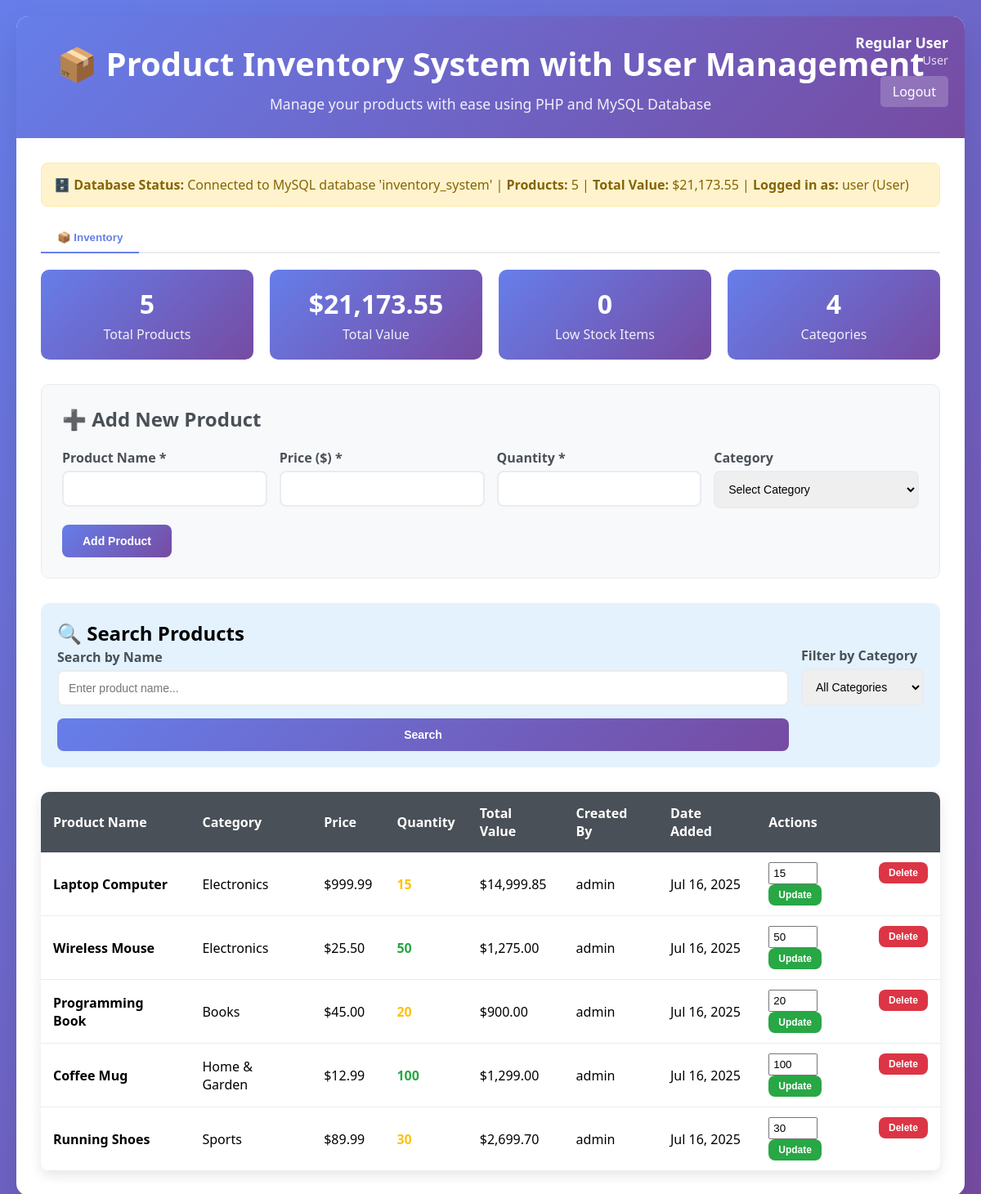
Screenshot of /Act12/index.php (signed in) with the database file from the repository.
### tables this page shows
CREATE TABLE `products` (
  `id` varchar(32) NOT NULL,
  `name` varchar(255) NOT NULL,
  `price` decimal(10,2) NOT NULL,
  `quantity` int(11) NOT NULL DEFAULT 0,
  `category` varchar(100) DEFAULT NULL,
  `created_by` int(11) DEFAULT NULL,
  `updated_by` int(11) DEFAULT NULL,
  `date_added` timestamp NOT NULL DEFAULT current_timestamp(),
  `last_updated` timestamp NOT NULL DEFAULT current_timestamp() ON UPDATE current_timestamp()
);

CREATE TABLE `users` (
  `id` int(11) NOT NULL,
  `username` varchar(50) NOT NULL,
  `email` varchar(100) NOT NULL,
  `password_hash` varchar(255) NOT NULL,
  `full_name` varchar(100) NOT NULL,
  `role` enum('admin','manager','user') DEFAULT 'user',
  `is_active` tinyint(1) DEFAULT 1,
  `created_at` timestamp NOT NULL DEFAULT current_timestamp(),
  `last_login` timestamp NULL DEFAULT NULL
);

### Act12/index.php (the view, shortened to what the rows shown need)
<?php
$host = 'localhost';
$dbname = 'inventory_system';
$username = 'root';
$password = '';
$charset = 'utf8mb4';
try {
    $dsn = "mysql:host=$host;dbname=$dbname;charset=$charset";
    $pdo = new PDO($dsn, $username, $password, [
        PDO::ATTR_ERRMODE => PDO::ERRMODE_EXCEPTION,
        PDO::ATTR_DEFAULT_FETCH_MODE => PDO::FETCH_ASSOC,
        PDO::ATTR_EMULATE_PREPARES => false,
    ]);
} catch (PDOException $e) {
    if (strpos($e->getMessage(), 'Unknown database') !== false) {
        ?>
        <!DOCTYPE html>
        <html lang="en">
        <head>
            <meta charset="UTF-8">
            <meta name="viewport" content="width=device-width, initial-scale=1.0">
            <title>Database Setup Required - Product Inventory System</title>
            <style>
                * {
                    margin: 0;
                    padding: 0;
                    box-sizing: border-box;
                }
                body {
                    font-family: 'Segoe UI', Tahoma, Geneva, Verdana, sans-serif;
                    background: linear-gradient(135deg, #667eea 0%, #764ba2 100%);
                    min-height: 100vh;
                    padding: 20px;
                    display: flex;
                    align-items: center;
                    justify-content: center;
                }
                .setup-container {
                    max-width: 800px;
                    background: white;
                    border-radius: 15px;
                    box-shadow: 0 20px 40px rgba(0,0,0,0.1);
                    overflow: hidden;
                }
                .header {
                    background: linear-gradient(135deg, #667eea 0%, #764ba2 100%);
                    color: white;
                    padding: 30px;
                    text-align: center;
                }
                .header h1 {
                    font-size: 2.5em;
                    margin-bottom: 10px;
                }
                .content {
                    padding: 30px;
                }
                .alert {
                    background: #fff3cd;
                    border: 1px solid #ffeaa7;
                    color: #856404;
                    padding: 20px;
                    border-radius: 8px;
                    margin-bottom: 20px;
                }
                .setup-steps {
                    background: #f8f9fa;
                    padding: 25px;
                    border-radius: 10px;
                    margin-bottom: 20px;
                }
                .setup-steps h3 {
                    color: #495057;
                    margin-bottom: 15px;
                }
                .setup-steps ol {
                    padding-left: 20px;
                }
                .setup-steps li {
                    margin-bottom: 10px;
                    line-height: 1.6;
                }
                .code-block {
                    background: #2d3748;
                    color: #e2e8f0;
                    padding: 15px;
                    border-radius: 8px;
                    font-family: 'Courier New', monospace;
                    font-size: 14px;
                    margin: 10px 0;
                    overflow-x: auto;
                }
                .btn {
                    background: linear-gradient(135deg, #667eea 0%, #764ba2 100%);
                    color: white;
                    padding: 12px 25px;
                    border: none;
                    border-radius: 8px;
                    cursor: pointer;
                    font-size: 14px;
                    font-weight: 600;
                    text-decoration: none;
                    display: inline-block;
                    margin: 5px;
                    transition: transform 0.2s ease;
                }
                .btn:hover {
                    transform: translateY(-2px);
                }
                .btn-secondary {
                    background: #6c757d;
                }
                .file-info {
                    background: #e3f2fd;
                    border: 1px solid #bbdefb;
                    color: #1565c0;
                    padding: 15px;
                    border-radius: 8px;
                    margin: 15px 0;
                }
            </style>
        </head>
        <body>
            <div class="setup-container">
                <div class="header">
                    <h1>🗄️ Database Setup Required</h1>
                    <p>Product Inventory System with User Management</p>
                </div>
                <div class="content">
                    <div class="alert">
                        <strong>⚠️ Database Not Found:</strong> The database 'inventory_system' does not exist.
                        Please follow the setup instructions below to create the required database and tables.
                    </div>
                    <div class="setup-steps">
                        <h3>📋 Setup Instructions</h3>
                        <ol>
                            <li><strong>Start XAMPP/WAMP:</strong> Make sure MySQL service is running</li>
                            <li><strong>Open phpMyAdmin:</strong> Go to <code>http://localhost/phpmyadmin</code></li>
                            <li><strong>Login:</strong> Use username: <code>root</code>, password: (leave empty)</li>
                            <li><strong>Create Database:</strong> Click "New" and create database named <code>inventory_system</code></li>
                            <li><strong>Import SQL File:</strong> Select the database, go to "Import" tab, and upload <code>database_setup.sql</code></li>
                            <li><strong>Verify Setup:</strong> You should see "products" and "users" tables created</li>
                        </ol>
                    </div>
                    <div class="file-info">
                        <strong>📄 SQL File Location:</strong> <code>Act12/database_setup.sql</code><br>
                        <strong>🔐 Default Login:</strong> admin / admin123
                    </div>
                    <div style="text-align: center; margin-top: 30px;">
                        <a href="index.php" class="btn">🔄 Refresh Page</a>
                        <a href="database_setup.sql" class="btn btn-secondary" download>📥 Download SQL File</a>
                    </div>
                </div>
            </div>
        </body>
        </html>
        <?php
        exit;
    } else {
        die("Database connection failed: " . $e->getMessage() . "<br><br>
        <strong>Setup Instructions:</strong><br>
        1. Make sure XAMPP/WAMP MySQL service is running<br>
        2. Check if username and password are correct<br>
        3. Verify MySQL is accessible on localhost");
    }
}
function handleLogin($pdo) {
    return '';
}
function getAllProducts($pdo) {
    $stmt = $pdo->query("SELECT p.*, u.username as created_by_name FROM products p LEFT JOIN users u ON p.created_by = u.id ORDER BY p.date_added DESC");
    return $stmt->fetchAll();
}
function getStatistics($pdo) {
    $stats = [];
    $stmt = $pdo->query("SELECT COUNT(*) as total FROM products");
    $stats['totalProducts'] = $stmt->fetch()['total'];
    $stmt = $pdo->query("SELECT SUM(price * quantity) as total_value FROM products");
    $result = $stmt->fetch();
    $stats['totalValue'] = $result['total_value'] ?: 0;
    $stmt = $pdo->query("SELECT COUNT(*) as low_stock FROM products WHERE quantity < 10");
    $stats['lowStock'] = $stmt->fetch()['low_stock'];
    $stmt = $pdo->query("SELECT COUNT(DISTINCT category) as categories FROM products WHERE category IS NOT NULL AND category != ''");
    $stats['categories'] = $stmt->fetch()['categories'];
    return $stats;
}
$login_error = handleLogin($pdo);
$is_logged_in = isset($_SESSION['user_id']);
if ($is_logged_in) {
    $searchTerm = isset($_GET['search']) ? trim($_GET['search']) : '';
    $searchCategory = isset($_GET['category']) ? trim($_GET['category']) : '';
    if (!empty($searchTerm) || !empty($searchCategory)) {
        $inventory = searchProducts($pdo, $searchTerm, $searchCategory);
    } else {
        $inventory = getAllProducts($pdo);
    }
    $stats = getStatistics($pdo);
}
?>
<!DOCTYPE html>
<html lang="en">
<head>
</head>
<body>
    <?php if (!$is_logged_in): ?>
        <div class="login-container">
            <h2>🔐 Login to Inventory System</h2>
            <?php if ($login_error): ?><div class="error"><?php echo $login_error; ?></div><?php endif; ?>
            <form method="POST">
                <div class="form-group">
                    <label for="username">Username</label>
                    <input type="text" id="username" name="username" required>
                </div>
                <div class="form-group">
                    <label for="password">Password</label>
                    <input type="password" id="password" name="password" required>
                </div>
                <button type="submit" name="login" class="btn">Login</button>
            </form>
            <div style="margin-top: 20px; text-align: center; color: #6c757d; font-size: 14px;">
                <p><strong>Default Login Credentials:</strong></p>
                <p>Admin: admin / admin123</p>
                <p>Manager: manager / admin123</p>
                <p>User: user / admin123</p>
            </div>
        </div>
    <?php else: ?>
        <div class="container">
            <div class="header">
                <h1>📦 Product Inventory System with User Management</h1>
            </div>
            <div class="content">
                <div id="inventory-tab" class="tab-content active">
                    <div class="form-section">
                        <h2>➕ Add New Product</h2>
                    </div>
                    <div class="search-section">
                        <h2>🔍 Search Products</h2>
                    </div>
                    <div class="table-container">
                        <table class="inventory-table">
                            <thead>
                                <tr>
                                    <th>Product Name</th>
                                    <th>Category</th>
                                    <th>Price</th>
                                    <th>Quantity</th>
                                    <th>Total Value</th>
                                    <th>Created By</th>
                                    <th>Date Added</th>
                                    <th>Actions</th>
                                </tr>
                            </thead>
                            <tbody>
                                <?php if (empty($inventory)): ?>
                                    <tr>
                                        <td colspan="8" style="text-align: center; padding: 30px; color: #6c757d;">
                                            <?php
                                            $totalProducts = $stats['totalProducts'];
                                            echo $totalProducts == 0 ? 'No products in inventory. Add your first product above!' : 'No products match your search criteria.';
                                            ?>
                                        </td>
                                    </tr>
                                <?php else: ?>
                                    <?php foreach ($inventory as $product): ?>
                                        <tr>
                                            <td><strong><?php echo htmlspecialchars($product['name']); ?></strong></td>
                                            <td><?php echo htmlspecialchars($product['category']); ?></td>
                                            <td>$<?php echo number_format($product['price'], 2); ?></td>
                                            <td>
                                                <span class="<?php
                                                    echo $product['quantity'] < 10 ? 'stock-low' :
                                                        ($product['quantity'] < 50 ? 'stock-medium' : 'stock-high');
                                                ?>">
                                                    <?php echo $product['quantity']; ?>
                                                </span>
                                            </td>
                                            <td>$<?php echo number_format($product['price'] * $product['quantity'], 2); ?></td>
                                            <td><?php echo htmlspecialchars($product['created_by_name'] ?? 'Unknown'); ?></td>
                                            <td><?php echo date('M j, Y', strtotime($product['date_added'])); ?></td>
                                            <td>
                                                <div class="action-buttons">
                                                    <form method="POST" style="display: inline;">
                                                        <input type="number" name="quantity" value="<?php echo $product['quantity']; ?>" min="0" style="width: 60px; padding: 4px; margin-right: 5px;">
                                                        <button type="submit" class="btn btn-small btn-success">Update</button>
                                                    </form>
                                                    <form method="POST" style="display: inline;" onsubmit="return confirm('Are you sure you want to delete this product?')">
                                                        <button type="submit" class="btn btn-small btn-danger">Delete</button>
                                                    </form>
                                                </div>
                                            </td>
                                        </tr>
                                    <?php endforeach; ?>
                                <?php endif; ?>
                            </tbody>
                        </table>
                    </div>
                </div>
            </div>
        </div>
    <?php endif; ?>
</body>
</html>

### rows the page displays
products: name "Laptop Computer", category "Electronics", price "999.99", quantity "15", $product['price'] * $product['quantity'] "14,999.85", created_by.username "admin", date_added "Jul 16, 2025"
products: name "Wireless Mouse", category "Electronics", price "25.50", quantity "50", $product['price'] * $product['quantity'] "1,275.00", created_by.username "admin", date_added "Jul 16, 2025"
products: name "Programming Book", category "Books", price "45.00", quantity "20", $product['price'] * $product['quantity'] "900.00", created_by.username "admin", date_added "Jul 16, 2025"
products: name "Coffee Mug", category "Home & Garden", price "12.99", quantity "100", $product['price'] * $product['quantity'] "1,299.00", created_by.username "admin", date_added "Jul 16, 2025"
products: name "Running Shoes", category "Sports", price "89.99", quantity "30", $product['price'] * $product['quantity'] "2,699.70", created_by.username "admin", date_added "Jul 16, 2025"

### other values shown
$_SESSION['full_name'] "Regular User"
$_SESSION['role'] "User"
$stats['totalProducts'] "5"
$stats['totalValue'] "21,173.55"
$_SESSION['username'] "user"
$stats['lowStock'] "0"
$stats['categories'] "4"
